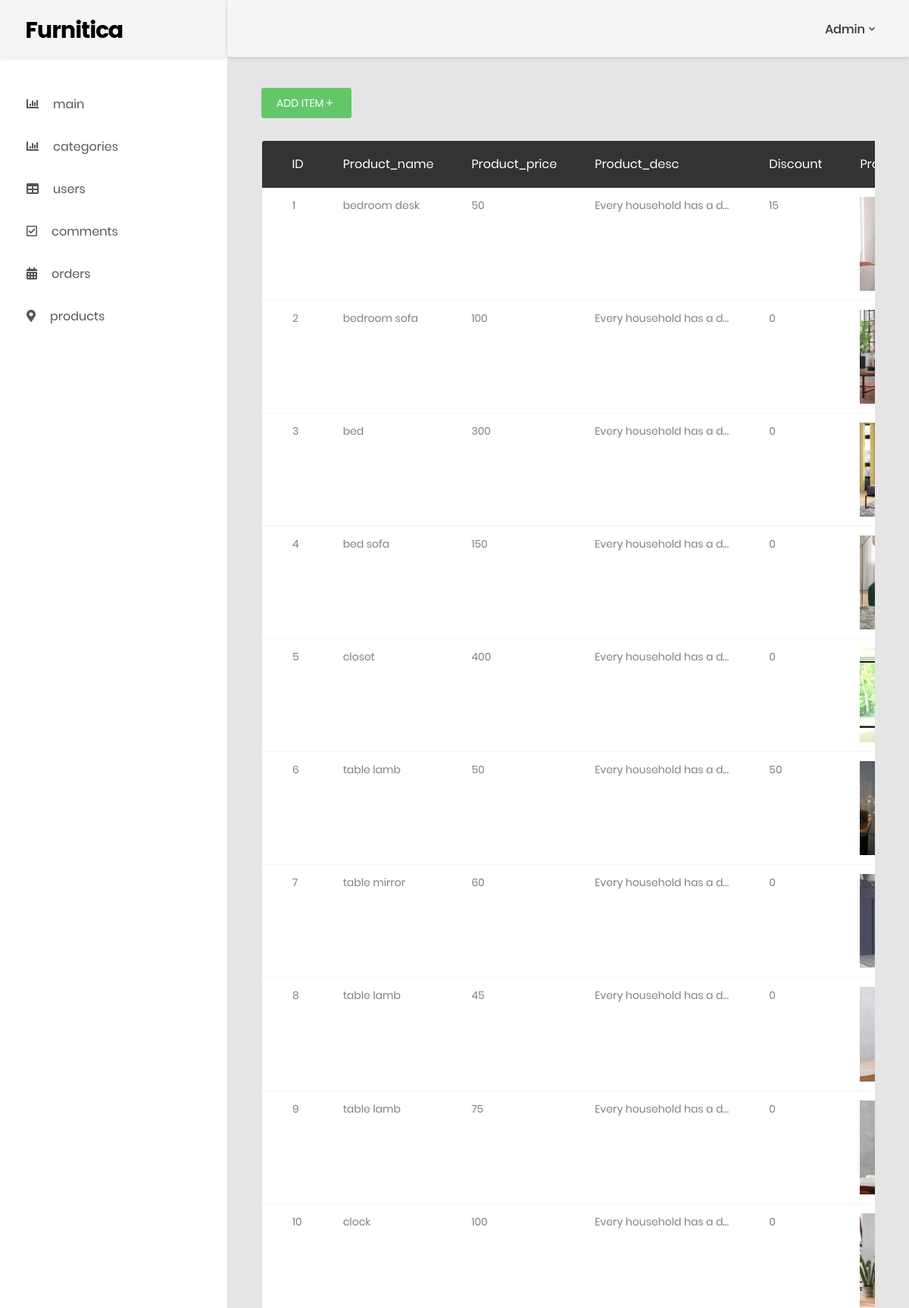
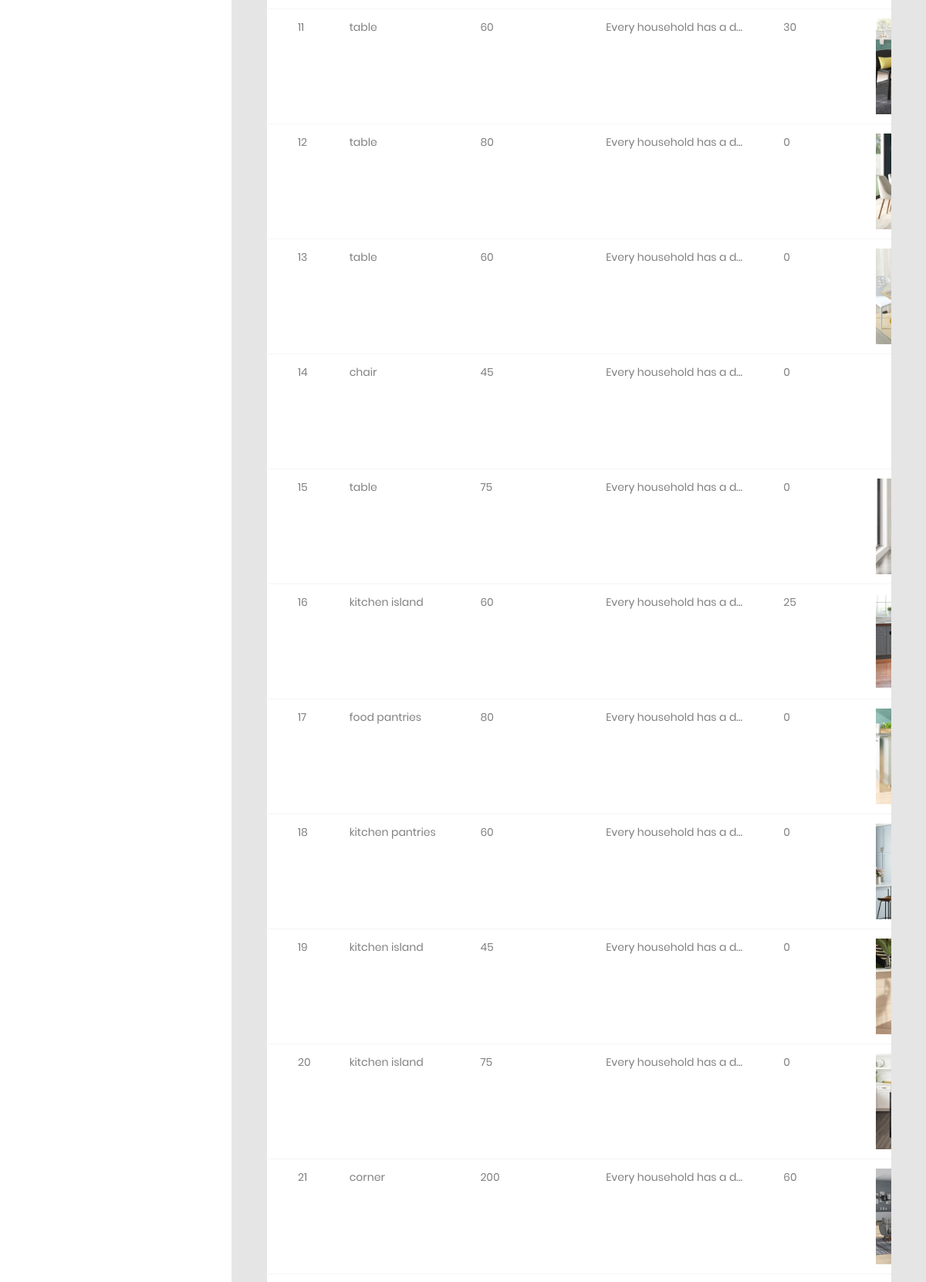
The page /admin/products/index.php (signed in, upper part) on the database its author committed (2 pictures, top to bottom).
### tables this page shows
CREATE TABLE `products` (
  `id` int(11) NOT NULL,
  `product_name` varchar(255) NOT NULL,
  `product_price` float NOT NULL,
  `product_desc` varchar(255) NOT NULL,
  `discount` int(20) NOT NULL,
  `stock` int(20) NOT NULL,
  `product_image` varchar(255) NOT NULL,
  `category_id` int(11) NOT NULL
);

### admin/products/index.php (the view, shortened to what this page needs)
<!DOCTYPE html>
<html lang="en">
<head>
  <link href="../css/font-face.css" rel="stylesheet" media="all">
  <link href="../vendor/font-awesome-4.7/css/font-awesome.min.css" rel="stylesheet" media="all">
  <link href="../vendor/font-awesome-5/css/fontawesome-all.min.css" rel="stylesheet" media="all">
  <link href="../vendor/mdi-font/css/material-design-iconic-font.min.css" rel="stylesheet" media="all">
  <link href="../vendor/bootstrap-4.1/bootstrap.min.css" rel="stylesheet" media="all">
  <link href="../vendor/animsition/animsition.min.css" rel="stylesheet" media="all">
  <link href="../vendor/bootstrap-progressbar/bootstrap-progressbar-3.3.4.min.css" rel="stylesheet" media="all">
  <link href="../vendor/wow/animate.css" rel="stylesheet" media="all">
  <link href="../vendor/css-hamburgers/hamburgers.min.css" rel="stylesheet" media="all">
  <link href="../vendor/slick/slick.css" rel="stylesheet" media="all">
  <link href="../vendor/select2/select2.min.css" rel="stylesheet" media="all">
  <link href="../vendor/perfect-scrollbar/perfect-scrollbar.css" rel="stylesheet" media="all">
  <link href="../css/theme.css" rel="stylesheet" media="all">
</head>
<body class="animsition">
  <div class="page-wrapper">
    <aside class="menu-sidebar d-none d-lg-block">
      <div class="logo">
        <a href="#">
          <img src="../images/logo.png" alt="Cool Admin" />
        </a>
      </div>
      <div class="menu-sidebar__content js-scrollbar1">
        <nav class="navbar-sidebar">
          <ul class="list-unstyled navbar__list">
            <li>
              <a href="../index.php">
                <i class="fas fa-chart-bar"></i>main</a>
            </li>
            <li>
              <a href="../categories/index.php">
                <i class="fas fa-chart-bar"></i>categories</a>
            </li>
            <li class="active">
              <a href="../users/index.php">
                <i class="fas fa-table"></i>users</a>
            </li>
            <li>
              <a href="../comments/index.php">
                <i class="far fa-check-square"></i>comments</a>
            </li>
            <li>
              <a href="../orders/index.php">
                <i class="fas fa-calendar-alt"></i>orders</a>
            </li>
            <li>
              <a href="../products/index.php">
                <i class="fas fa-map-marker-alt"></i>products</a>
            </li>
      </div>
    </aside>
    <div class="page-container">
      <?php include_once("../adminNav.php") ?>
      <div class="main-content">
        <div class="section__content section__content--p30">
          <div class="container-fluid">
            <div class="table-data__tool-right">
              <a href="create.php">
                <button class="au-btn au-btn-icon au-btn--green au-btn--small">
                  Add item
                  <i class="zmdi zmdi-plus"> </i>
                </button>
              </a>
              <div class="row m-t-30">
                <div class="col-md-12">
                  <div class="table-responsive m-b-40">
                    <?php
                    $connection = mysqli_connect("localhost", "root", "", "project7");
                    $query = "SELECT * FROM products";
                    $query_run = mysqli_query($connection, $query);
                    ?>
                    <table class="table table-borderless table-data3">
                      <thead>
                        <tr>
                          <th> ID </th>
                          <th> product_name </th>
                          <th> product_price </th>
                          <th> product_desc </th>
                          <th> discount </th>
                          <th> product_image </th>
                        </tr>
                      </thead>
                      <tbody>
                        <?php
                        if (mysqli_num_rows($query_run) > 0)
                          while ($row = mysqli_fetch_assoc($query_run)) {
                        ?>
                          <tr>
                            <td><?php echo $row['id']; ?> </td>
                            <td><?php echo $row['product_name']; ?> </td>
                            <td><?php echo $row['product_price']; ?> </td>
                            <td>
                              <p style="white-space: nowrap; text-overflow: ellipsis; overflow: hidden; width: 180px;"><?php echo $row['product_desc']; ?> </p>
                            </td>
                            <td><?php echo $row['discount']; ?> </td>
                            <td><img src="../../img/furniture-photos/all-products/<?php echo $row['product_image']; ?>" alt="products"></td>
                          </tr>
                        <?php
                          }
                        else {
                          echo "No Record Found";
                        }
                        ?>
                      </tbody>
                    </table>
                  </div>
                </div>
              </div>
            </div>
          </div>
        </div>
      </div>
    </div>
</body>
</html>

### admin/products/index.php (style rules this page uses)
a { color: black; }

### rows shown on the page
products: id "1", product_name "bedroom desk", product_price "50", product_desc "Every household has a d…", discount "15", product_image (picture)
products: id "2", product_name "bedroom sofa", product_price "100", product_desc "Every household has a d…", discount "0", product_image (picture)
products: id "3", product_name "bed", product_price "300", product_desc "Every household has a d…", discount "0", product_image (picture)
products: id "4", product_name "bed sofa", product_price "150", product_desc "Every household has a d…", discount "0", product_image (picture)
products: id "5", product_name "closet", product_price "400", product_desc "Every household has a d…", discount "0", product_image (picture)
products: id "6", product_name "table lamb", product_price "50", product_desc "Every household has a d…", discount "50", product_image (picture)
products: id "7", product_name "table mirror", product_price "60", product_desc "Every household has a d…", discount "0", product_image (picture)
products: id "8", product_name "table lamb", product_price "45", product_desc "Every household has a d…", discount "0", product_image (picture)
products: id "9", product_name "table lamb", product_price "75", product_desc "Every household has a d…", discount "0", product_image (picture)
products: id "10", product_name "clock", product_price "100", product_desc "Every household has a d…", discount "0", product_image (picture)
products: id "11", product_name "table", product_price "60", product_desc "Every household has a d…", discount "30", product_image (picture)
products: id "12", product_name "table", product_price "80", product_desc "Every household has a d…", discount "0", product_image (picture)
products: id "13", product_name "table", product_price "60", product_desc "Every household has a d…", discount "0", product_image (picture)
products: id "14", product_name "chair", product_price "45", product_desc "Every household has a d…", discount "0", product_image (picture)
products: id "15", product_name "table", product_price "75", product_desc "Every household has a d…", discount "0", product_image (picture)
products: id "16", product_name "kitchen island", product_price "60", product_desc "Every household has a d…", discount "25", product_image (picture)
products: id "17", product_name "food pantries", product_price "80", product_desc "Every household has a d…", discount "0", product_image (picture)
products: id "18", product_name "kitchen pantries", product_price "60", product_desc "Every household has a d…", discount "0", product_image (picture)
products: id "19", product_name "kitchen island", product_price "45", product_desc "Every household has a d…", discount "0", product_image (picture)
products: id "20", product_name "kitchen island", product_price "75", product_desc "Every household has a d…", discount "0", product_image (picture)
products: id "21", product_name "corner", product_price "200", product_desc "Every household has a d…", discount "60", product_image (picture)

### other values the page prints
$_SESSION['name'] "Admin"
